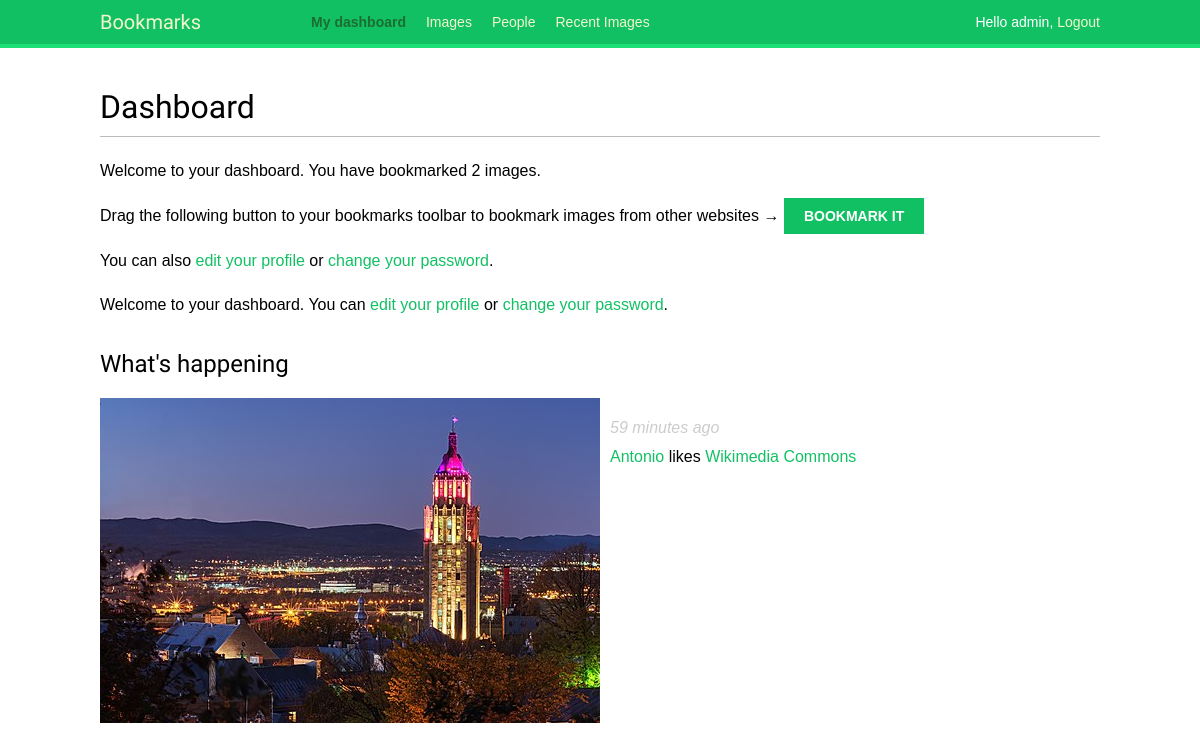
The app's page /account/ (signed in) with its own data.
### actions/models.py (models this page shows)
class Action(models.Model):
    user = models.ForeignKey('auth.User', related_name='actions', on_delete=models.CASCADE)
    verb = models.CharField(max_length=255)
    created = models.DateTimeField(auto_now_add=True)
    target_ct = models.ForeignKey(ContentType, blank=True, null=True, related_name='target_obj', on_delete=models.CASCADE)
    target_id = models.PositiveIntegerField(null=True)
    target = GenericForeignKey('target_ct', 'target_id')
    class Meta:
        indexes = [
            models.Index(fields=['-created']),
            models.Index(fields=['target_ct', 'target_id'])
        ]
        ordering = ['-created']

### images/models.py (models this page shows, shortened)
class Image(models.Model):
    user = models.ForeignKey(settings.AUTH_USER_MODEL, related_name='images_created', on_delete=models.CASCADE)
    title = models.CharField(max_length=250)
    slug = models.SlugField(max_length=200, blank=True)
    url = models.URLField(max_length=2000)
    image = models.ImageField(upload_to="images/%Y/%m/%d")
    description = models.TextField(blank=True)
    created = models.DateTimeField(auto_now_add=True)
    users_like = models.ManyToManyField(settings.AUTH_USER_MODEL, related_name="images_liked", blank=True)
    total_likes = models.PositiveIntegerField(default=0)
    class Meta:
        indexes = [
            models.Index(fields=['-created']),
            models.Index(fields=['-total_likes']),
        ]
    def __str__(self):
        return self.title
    def get_absolute_url(self):
        return reverse('images:detail', args=[self.id, self.slug])

### account/views.py (the view)
# urls.py: path('', views.dashboard, name='dashboard'),
@login_required
def dashboard(request):
    actions = Action.objects.exclude(user=request.user)
    following_ids = request.user.following.values_list('id', flat=True)
    if following_ids:
        actions = actions.filter(user_id__in=following_ids)
    actions = actions.select_related('user', 'user__profile').prefetch_related('target')[:10]
    print(actions)
    return render(request, 'account/dashboard.html', {'section': 'dashboard', 'actions': actions})

### account/templates/account/dashboard.html (shortened to what this page needs)
{% extends "base.html" %}
{% block content %}
    <h1>Dashboard</h1>
    {% with total_images_created=request.user.images_created.count %}
        <p>Welcome to your dashboard. You have bookmarked {{ total_images_created }}
            image{{ total_images_created|pluralize }}.</p>
    {% endwith %}
    <p>Drag the following button to your bookmarks toolbar to bookmark images from other websites → <a
            href="javascript:{% include "bookmarklet_launcher.js" %}" class="button">Bookmark it</a></p>
    <p>You can also <a href="{% url "edit" %}">edit your profile</a> or <a href="{% url "password_change" %}">change
        your password</a>.</p>
    <p>Welcome to your dashboard. You can <a href="{% url "edit" %}">edit your profile</a> or <a
            href="{% url "password_change" %}">change your password</a>.</p>
  <h2>What's happening</h2>
  <div id="action-list">
    {% for action in actions %}
      {% include "actions/action/detail.html" %}
    {% endfor %}
  </div>
{% endblock %}

### account/templates/base.html (shortened to what this page needs)
{% load static %}
<!DOCTYPE html>
<html>
<head>
  <link href="{% static "css/base.css" %}" rel="stylesheet">
</head>
<body>
  <div id="header">
    <span class="logo">Bookmarks</span>
    {% if request.user.is_authenticated %}
      <ul class="menu">
        <li {% if section == "dashboard" %}class="selected"{% endif %}>
          <a href="{% url "dashboard" %}">My dashboard</a>
        </li>
        <li {% if section == "images" %}class="selected"{% endif %}>
          <a href="{% url "images:list" %}">Images</a>
        </li>
        <li {% if section == "people" %}class="selected"{% endif %}>
          <a href="{% url "user_list" %}">People</a>
        </li>
        <li {% if section == "people" %}class="selected"{% endif %}>
          <a href="{% url "images:ranking" %}">Recent Images</a>
        </li>
      </ul>
    {% endif %}
    <span class="user">
      {% if request.user.is_authenticated %}
        Hello {{ request.user.first_name|default:request.user.username }},
        <a href="{% url "logout" %}">Logout</a>
      {% else %}
        <a href="{% url "login" %}">Log-in</a>
      {% endif %}
    </span>
  </div>
  <div id="content">
    {% block content %}
    {% endblock %}
  </div>
</body>
</html>

### actions/templates/actions/action/detail.html (shortened to what this page needs)
{% load thumbnail %}
{% with user=action.user profile=action.user.profile %}
<div class="action">
  <div class="images">
    {% if action.target %}
      {% with target=action.target %}
        {% if target.image %}
          {% thumbnail target.image "80x80" crop="100%" as im %}
          <a href="{{ target.get_absolute_url }}">
            <img src="{{ im.url }}" class="item-img">
          </a>
        {% endif %}
      {% endwith %}
    {% endif %}
  </div>
  <div class="info">
    <p>
      <span class="date">{{ action.created|timesince }} ago</span>
      <br />
      <a href="{{ user.get_absolute_url }}">
        {{ user.first_name }}
      </a>
      {{ action.verb }}
      {% if action.target %}
        {% with target=action.target %}
          <a href="{{ target.get_absolute_url }}">{{ target }}</a>
        {% endwith %}
      {% endif %}
    </p>
  </div>
</div>
{% endwith %}

### account/static/css/base.css (style rules this page uses)
body { margin:0; padding:0; font-family:helvetica, sans-serif; }
p { line-height: 1.8; }
a { color:#12c064; text-decoration:none; }
h1, h2, h3, h4, h5 , h6 { font-family: 'Muli', sans-serif; font-weight:normal; }
h1 { border-bottom:1px solid #bbb; padding:0 0 10px 0; margin:10px 0 20px 0; }
h2 { margin:30px 0 20px; }
#header { padding:10px 100px; font-size:14px; background:#12c064; color:#fff; border-bottom:4px solid #1cdf78; overflow:auto; }
#header .logo { font-family: 'Muli', sans-serif; float:left; color:#f3f7cc; font-size:20px; margin-right:10%; }
#header ul.menu { list-style:none; float:left; margin:0; padding:0; }
#header ul.menu li { float:left; padding:4px 10px; }
#header ul.menu li.selected a, #header ul.menu li.selected a:hover { color:#1b6d32; font-weight:bold; }
#header a { color:#f3f7cc; }
#header .user { float:right; padding-top:4px; }
#content { padding:30px 100px; }
input[type=submit], a.button { font-weight:bold; background:#12c064; color:#fff; padding:10px 20px; font-size:14px; text-transform:uppercase; }
.action { clear:both; overflow:auto; }
.action .images { float:left; margin:0 10px 10px 0; }
.action .date { font-style:italic; color:#ccc; }

### records on screen
Action: created "59 minutes", user.first_name "Antonio", verb "likes", target "Wikimedia Commons"

### other values on screen
{{ request.user.first_name|default:request.user.username }} "admin"
{{ total_images_created }} "2"
